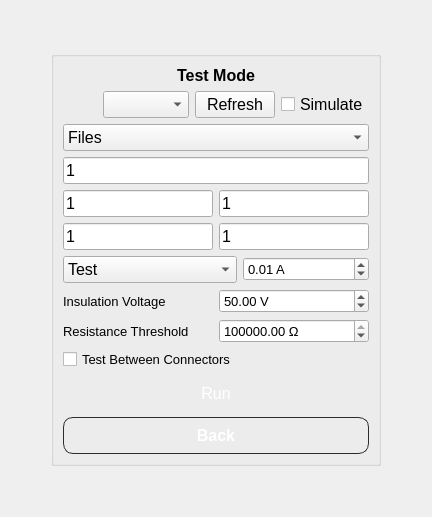
      <widget class="QWidget" name="page_test">
       <layout class="QGridLayout" name="gridLayout_16">
        <item row="0" column="1">
         <spacer name="verticalSpacer_35">
          <property name="orientation">
           <enum>Qt::Vertical</enum>
          </property>
          <property name="sizeType">
           <enum>QSizePolicy::Preferred</enum>
          </property>
          <property name="sizeHint" stdset="0">
           <size>
            <width>20</width>
            <height>40</height>
           </size>
          </property>
         </spacer>
        </item>
        <item row="1" column="0">
         <spacer name="horizontalSpacer_29">
          <property name="orientation">
           <enum>Qt::Horizontal</enum>
          </property>
          <property name="sizeType">
           <enum>QSizePolicy::Preferred</enum>
          </property>
          <property name="sizeHint" stdset="0">
           <size>
            <width>40</width>
            <height>20</height>
           </size>
          </property>
         </spacer>
        </item>
        <item row="1" column="1">
         <widget class="QGroupBox" name="groupBox">
          <property name="title">
           <string/>
          </property>
          <layout class="QGridLayout" name="gridLayout_15">
           <item row="0" column="0">
            <widget class="QLabel" name="label_9">
             <property name="sizePolicy">
              <sizepolicy hsizetype="Preferred" vsizetype="Fixed">
               <horstretch>0</horstretch>
               <verstretch>0</verstretch>
              </sizepolicy>
             </property>
             <property name="font">
              <font>
               <pointsize>12</pointsize>
               <weight>75</weight>
               <bold>true</bold>
              </font>
             </property>
             <property name="styleSheet">
              <string notr="true">border:none;</string>
             </property>
             <property name="text">
              <string>Test Mode</string>
             </property>
             <property name="alignment">
              <set>Qt::AlignCenter</set>
             </property>
            </widget>
           </item>
           <item row="1" column="0">
            <layout class="QHBoxLayout" name="horizontalLayout_12">
             <item>
              <spacer name="horizontalSpacer_28">
               <property name="orientation">
                <enum>Qt::Horizontal</enum>
               </property>
               <property name="sizeHint" stdset="0">
                <size>
                 <width>40</width>
                 <height>20</height>
                </size>
               </property>
              </spacer>
             </item>
             <item>
              <widget class="QComboBox" name="comboBox_ports">
               <property name="font">
                <font>
                 <pointsize>12</pointsize>
                </font>
               </property>
              </widget>
             </item>
             <item>
              <widget class="QPushButton" name="pushButton_refresh">
               <property name="font">
                <font>
                 <pointsize>12</pointsize>
                </font>
               </property>
               <property name="text">
                <string>Refresh</string>
               </property>
              </widget>
             </item>
             <item>
              <widget class="QCheckBox" name="checkBox_simulate">
               <property name="font">
                <font>
                 <pointsize>12</pointsize>
                </font>
               </property>
               <property name="text">
                <string>Simulate</string>
               </property>
              </widget>
             </item>
            </layout>
           </item>
           <item row="2" column="0">
            <widget class="QComboBox" name="comboBox_files">
             <property name="font">
              <font>
               <pointsize>12</pointsize>
              </font>
             </property>
             <property name="styleSheet">
              <string notr="true"/>
             </property>
             <item>
              <property name="text">
               <string>Files</string>
              </property>
             </item>
            </widget>
           </item>
           <item row="3" column="0">
            <widget class="QLineEdit" name="lineEdit_setNo">
             <property name="font">
              <font>
               <pointsize>12</pointsize>
              </font>
             </property>
             <property name="text">
              <string>1</string>
             </property>
             <property name="placeholderText">
              <string>Enter set number</string>
             </property>
            </widget>
           </item>
           <item row="4" column="0">
            <layout class="QHBoxLayout" name="horizontalLayout_10">
             <item>
              <widget class="QLineEdit" name="lineEdit_performedBy">
               <property name="font">
                <font>
                 <pointsize>12</pointsize>
                </font>
               </property>
               <property name="text">
                <string>1</string>
               </property>
               <property name="placeholderText">
                <string>Performed By</string>
               </property>
              </widget>
             </item>
             <item>
              <widget class="QLineEdit" name="lineEdit_inspectedBy">
               <property name="font">
                <font>
                 <pointsize>12</pointsize>
                </font>
               </property>
               <property name="text">
                <string>1</string>
               </property>
               <property name="placeholderText">
                <string>Inspected By</string>
               </property>
              </widget>
             </item>
            </layout>
           </item>
           <item row="5" column="0">
            <layout class="QHBoxLayout" name="horizontalLayout_11">
             <item>
              <widget class="QLineEdit" name="lineEdit_projectName">
               <property name="font">
                <font>
                 <pointsize>12</pointsize>
                </font>
               </property>
               <property name="text">
                <string>1</string>
               </property>
               <property name="placeholderText">
                <string>Project Name</string>
               </property>
              </widget>
             </item>
             <item>
              <widget class="QLineEdit" name="lineEdit_notes">
               <property name="font">
                <font>
                 <pointsize>12</pointsize>
                </font>
               </property>
               <property name="text">
                <string>1</string>
               </property>
               <property name="placeholderText">
                <string>Notes</string>
               </property>
              </widget>
             </item>
            </layout>
           </item>
           <item row="6" column="0">
            <layout class="QHBoxLayout" name="horizontalLayout_13">
             <item>
              <widget class="QComboBox" name="comboBox_test">
               <property name="font">
                <font>
                 <pointsize>12</pointsize>
                </font>
               </property>
               <item>
                <property name="text">
                 <string>Test</string>
                </property>
               </item>
               <item>
                <property name="text">
                 <string>Two Wire Continuity</string>
                </property>
               </item>
               <item>
                <property name="text">
                 <string>Isolation</string>
                </property>
               </item>
               <item>
                <property name="text">
                 <string>Insulation</string>
                </property>
               </item>
               <item>
                <property name="text">
                 <string>Diode</string>
                </property>
               </item>
               <item>
                <property name="text">
                 <string>Relay</string>
                </property>
               </item>
              </widget>
             </item>
             <item>
              <widget class="QDoubleSpinBox" name="doubleSpinBox_voltage">
               <property name="font">
                <font>
                 <pointsize>10</pointsize>
                </font>
               </property>
               <property name="toolTip">
                <string>Range : 0 - 1000V</string>
               </property>
               <property name="suffix">
                <string> A</string>
               </property>
               <property name="maximum">
                <double>1000.000000000000000</double>
               </property>
               <property name="value">
                <double>0.010000000000000</double>
               </property>
              </widget>
             </item>
            </layout>
           </item>
           <item row="7" column="0">
            <layout class="QHBoxLayout" name="horizontalLayout_18">
             <item>
              <widget class="QLabel" name="label_29">
               <property name="font">
                <font>
                 <pointsize>10</pointsize>
                </font>
               </property>
               <property name="text">
                <string>Insulation Voltage</string>
               </property>
              </widget>
             </item>
             <item>
              <widget class="QDoubleSpinBox" name="doubleSpinBox_insuIsoVoltage">
               <property name="font">
                <font>
                 <pointsize>10</pointsize>
                </font>
               </property>
               <property name="toolTip">
                <string>Range : 0 - 1000V</string>
               </property>
               <property name="suffix">
                <string> V</string>
               </property>
               <property name="maximum">
                <double>1000.000000000000000</double>
               </property>
               <property name="value">
                <double>50.000000000000000</double>
               </property>
              </widget>
             </item>
            </layout>
           </item>
           <item row="8" column="0">
            <layout class="QHBoxLayout" name="horizontalLayout_19">
             <item>
              <widget class="QLabel" name="label_31">
               <property name="font">
                <font>
                 <pointsize>10</pointsize>
                </font>
               </property>
               <property name="text">
                <string>Resistance Threshold</string>
               </property>
              </widget>
             </item>
             <item>
              <widget class="QDoubleSpinBox" name="doubleSpinBox_ResistanceThreshold">
               <property name="font">
                <font>
                 <pointsize>10</pointsize>
                </font>
               </property>
               <property name="suffix">
                <string> Ω</string>
               </property>
               <property name="maximum">
                <double>1000000000.000000000000000</double>
               </property>
               <property name="value">
                <double>20000000.000000000000000</double>
               </property>
              </widget>
             </item>
            </layout>
           </item>
           <item row="9" column="0">
            <widget class="QCheckBox" name="checkBox_TestBwConnectors">
             <property name="font">
              <font>
               <pointsize>10</pointsize>
              </font>
             </property>
             <property name="text">
              <string>Test Between Connectors</string>
             </property>
            </widget>
           </item>
           <item row="10" column="0">
            <widget class="QPushButton" name="pushButton_run">
             <property name="sizePolicy">
              <sizepolicy hsizetype="Minimum" vsizetype="Fixed">
               <horstretch>0</horstretch>
               <verstretch>0</verstretch>
              </sizepolicy>
             </property>
             <property name="font">
              <font>
               <pointsize>12</pointsize>
              </font>
             </property>
             <property name="styleSheet">
              <string notr="true">QPushButton
{
    background: qlineargradient(
        x1:0, y1:0,
        x2:1, y2:0,
        stop:0 #00c853,
        stop:1 #2962ff
    );

    color: white;
    border-radius: 10px;
    padding: 8px;
}
QPushButton:hover
{
    background: qlineargradient(
        x1:0, y1:0,
        x2:1, y2:0,
        stop:0 #00e676,
        stop:1 #448aff
    );
}
QPushButton:pressed
{
    background: qlineargradient(
        x1:0, y1:0,
        x2:1, y2:0,
        stop:0 #00a152,
        stop:1 #1e88e5
    );

    padding-top: 10px;
    padding-left: 10px;
}</string>
             </property>
             <property name="text">
              <string>Run</string>
             </property>
            </widget>
           </item>
           <item row="11" column="0">
            <widget class="QPushButton" name="pushButton_back">
             <property name="font">
              <font>
               <pointsize>12</pointsize>
               <weight>75</weight>
               <bold>true</bold>
              </font>
             </property>
             <property name="styleSheet">
              <string notr="true">QPushButton
{
    background: qlineargradient(
        x1:0, y1:0,
        x2:1, y2:0,
        stop:0 #616161,
        stop:1 #424242
    );

    color: white;
    border: 1px solid #2c2c2c;
    border-radius: 10px;
    padding: 8px;
    font-weight: bold;
}

QPushButton:hover
{
    background: qlineargradient(
        x1:0, y1:0,
        x2:1, y2:0,
        stop:0 #757575,
        stop:1 #545454
    );
}

QPushButton:pressed
{
    background: qlineargradient(
        x1:0, y1:0,
        x2:1, y2:0,
        stop:0 #4a4a4a,
        stop:1 #303030
    );

    padding-top: 10px;
    padding-left: 10px;
}</string>
             </property>
             <property name="text">
              <string>Back</string>
             </property>
            </widget>
           </item>
          </layout>
         </widget>
        </item>
        <item row="1" column="2">
         <spacer name="horizontalSpacer_30">
          <property name="orientation">
           <enum>Qt::Horizontal</enum>
          </property>
          <property name="sizeType">
           <enum>QSizePolicy::Preferred</enum>
          </property>
          <property name="sizeHint" stdset="0">
           <size>
            <width>40</width>
            <height>20</height>
           </size>
          </property>
         </spacer>
        </item>
        <item row="2" column="1">
         <spacer name="verticalSpacer_34">
          <property name="orientation">
           <enum>Qt::Vertical</enum>
          </property>
          <property name="sizeType">
           <enum>QSizePolicy::Preferred</enum>
          </property>
          <property name="sizeHint" stdset="0">
           <size>
            <width>20</width>
            <height>40</height>
           </size>
          </property>
         </spacer>
        </item>
       </layout>
      </widget>
